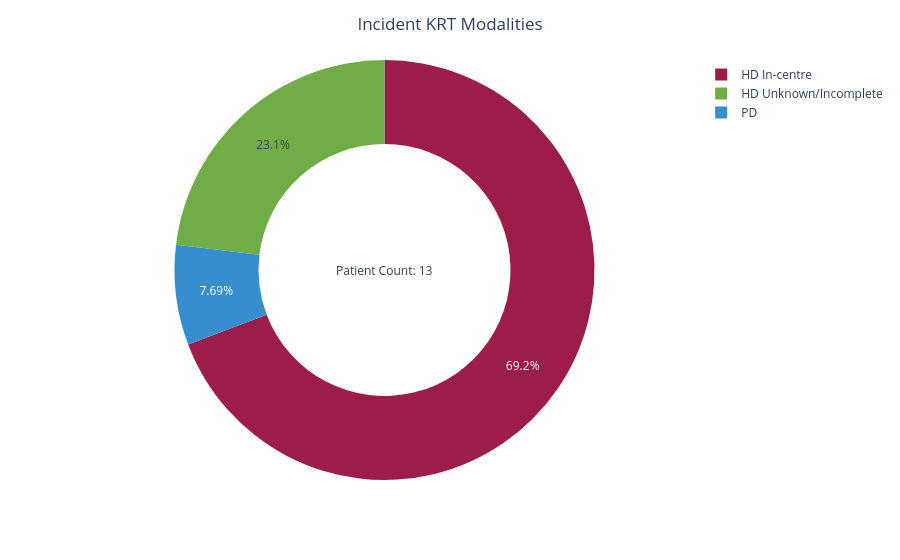

Notebook code for this chart:
### Code cell
#display(Markdown(dialysis_descriptions["INCIDENT_HOME_THERAPIES"]))
centre_text = f'Patient Count: {dialysis_stats.units[satunit].incident_home_therapies.metadata.population_size}'
colors = {key: label_colors[key] for key in dialysis_stats.units[satunit].incident_home_therapies.data.x}


incident_patients = px.pie(
    names = dialysis_stats.units[satunit].incident_home_therapies.data.x,
    values = dialysis_stats.units[satunit].incident_home_therapies.data.y,
    hole=0.6,
    color = colors.keys(),
    color_discrete_map = colors,
)
incident_patients.add_annotation(
    dict(x=0.5, y=0.5,  align='center', showarrow = False, text=centre_text)
)
incident_patients.update_layout(title_text=dialysis_stats.units[satunit].incident_home_therapies.metadata.title, title_x=0.5)

incident_patients.show("png")

### Figure 1 — Plotly figure (JSON) as saved in the notebook; plotly's stock layout.template omitted (floating-point values rounded to 4 significant figures)
{"data": [{"customdata": [["HD In-centre"], ["HD Unknown/Incomplete"], ["PD"]], "domain": {"x": [0, 1], "y": [0, 1]}, "hole": 0.6, "hovertemplate": "label=%{label}<br>value=%{value}<br>color=%{customdata[0]}<extra></extra>", "labels": ["HD In-centre", "HD Unknown/Incomplete", "PD"], "legendgroup": "", "marker": {"colors": ["rgb(156,28,76)", "rgb(112,173,71)", "rgb(54,142,205)"]}, "name": "", "showlegend": true, "type": "pie", "values": [9, 3, 1]}], "layout": {"annotations": [{"align": "center", "showarrow": false, "text": "Patient Count: 13", "x": 0.5, "y": 0.5}], "legend": {"tracegroupgap": 0}, "margin": {"t": 60}, "title": {"text": "Incident KRT Modalities", "x": 0.5}}}
